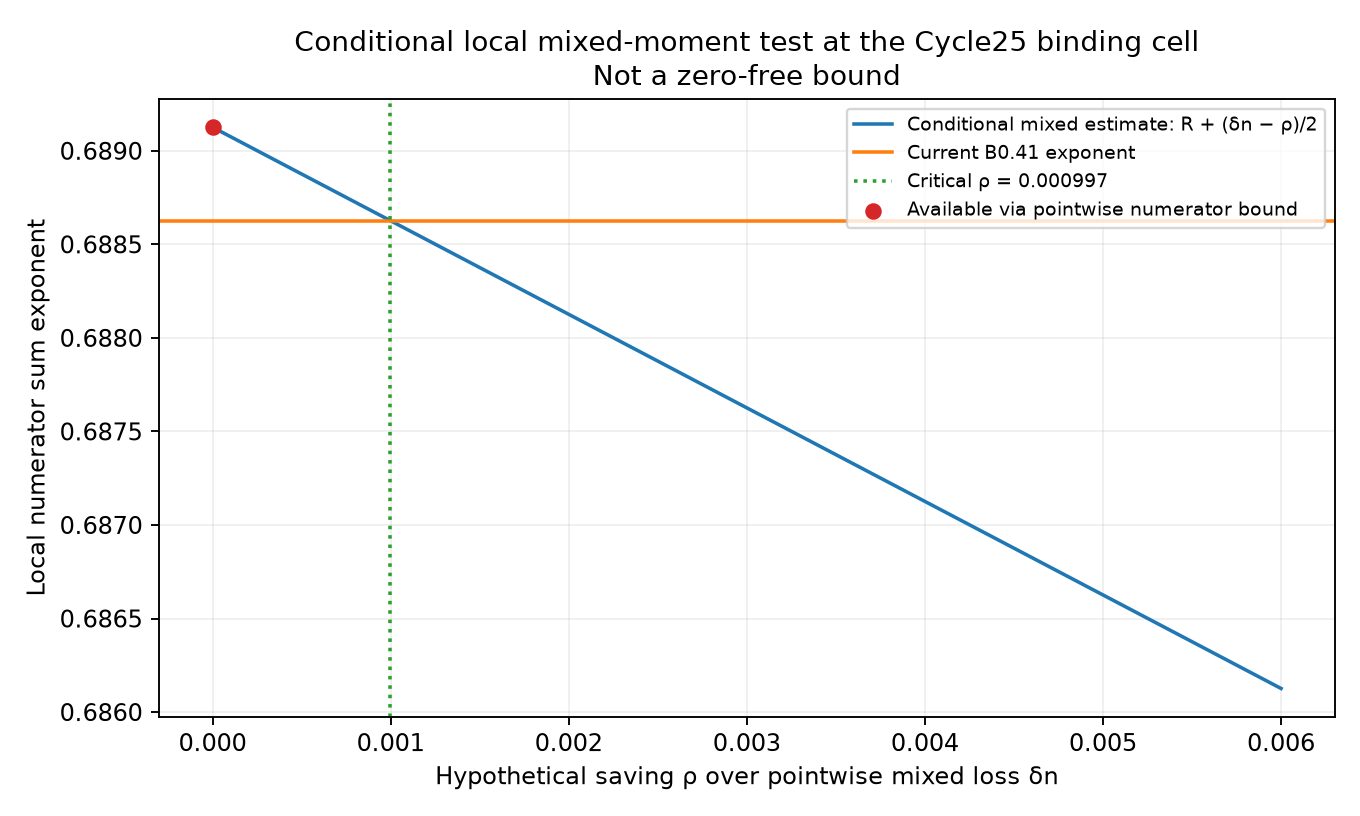

Generate this figure with Python:
#!/usr/bin/env python3
"""Local, conditional mixed-moment diagnostic; never a zero-free certificate."""
import json
from pathlib import Path

ell = 0.16712007850681
h = 0.793947597388136
y = 0.459707440374516
delta = 0.469344858698143
kappa = (5 - 3 * ell) / 6
p = 0.5
q = delta * p
C = 2 * (1-p) * (1-p/(3*kappa)) / (3-p-2*p/(3*kappa))
V = 5/6-delta
t = 1 + delta*C/(2*(V+delta*C))
r = (2*(1-p/(3*kappa))*t+p/(3*kappa)-p)/(3-p-2*p/(3*kappa))
m = t-r
R = 1-delta+delta*C*V/(2*(V+delta*C))
n = 1-y/h
z_I = (1-r)/2
z_P = (1-2*m)/(6*kappa)
z_A = (1-2*n)/(6*kappa)
current = .25+.75*R-q*z_A/2
critical_loss = 2*(current-R)
pointwise_loss = delta*n
result = {
    'status': 'LOCAL CONDITIONAL DIAGNOSTIC, NOT A ZERO-FREE BOUND',
    'ell': ell, 'delta': delta, 'kappa': kappa, 't': t,
    'inverse_witness_r': r, 'plain_witness_m': m,
    'reflected_numerator_n': n, 'row_count_R': R,
    'z_I': z_I, 'z_P': z_P, 'z_A': z_A,
    'current_numerator_exponent': current,
    'mixed_exponent_if_loss_zero': R,
    'critical_mixed_loss': critical_loss,
    'available_pointwise_mixed_loss': pointwise_loss,
    'required_gain_over_pointwise': pointwise_loss-critical_loss,
    'inverse_naive_length_with_marks': r+n+2*z_I,
    'plain_naive_length_with_marks': 2*m+n+6*kappa*z_P,
    'sixth_numerator_moment_naive_length': 3*n,
}
assert abs((1-delta*r-2*q*z_I)-R) < 1e-12
assert abs((1-2*delta*m-2*q*z_P)-R) < 1e-12
assert abs((1+5*t)/6-delta*t-R) < 1e-12
out = Path(__file__).resolve().parent
(out/'joint-moment.json').write_text(json.dumps(result, indent=2)+'\n')
print(json.dumps(result, indent=2))

import matplotlib
matplotlib.use('Agg')
import matplotlib.pyplot as plt
xs = [i*.006/240 for i in range(241)]
fig, ax = plt.subplots(figsize=(8, 4.8))
ax.plot(xs, [R+(pointwise_loss-x)/2 for x in xs],
        label='Conditional mixed estimate: R + (δn − ρ)/2')
ax.axhline(current, color='tab:orange', label='Current B0.41 exponent')
critical_gain = pointwise_loss-critical_loss
ax.axvline(critical_gain, color='tab:green', linestyle=':', label=f'Critical ρ = {critical_gain:.6f}')
ax.scatter([0], [R+pointwise_loss/2], color='tab:red', zorder=4,
           label='Available via pointwise numerator bound')
ax.set(xlabel='Hypothetical saving ρ over pointwise mixed loss δn', ylabel='Local numerator sum exponent',
       title='Conditional local mixed-moment test at the Cycle25 binding cell\nNot a zero-free bound')
ax.legend(fontsize=8, loc='upper right')
ax.grid(alpha=.2)
fig.tight_layout()
fig.savefig(out/'joint-moment.png', dpi=170)
